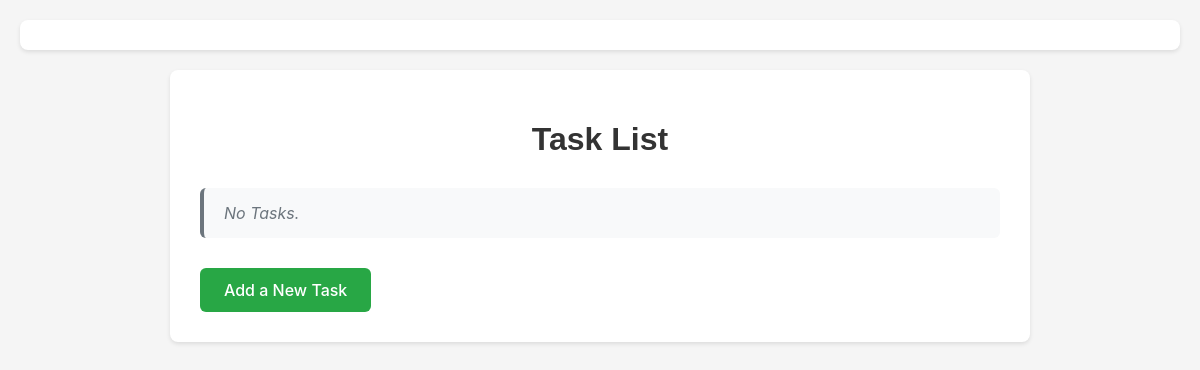
/tasks/, run on an earlier commit of the app's database.
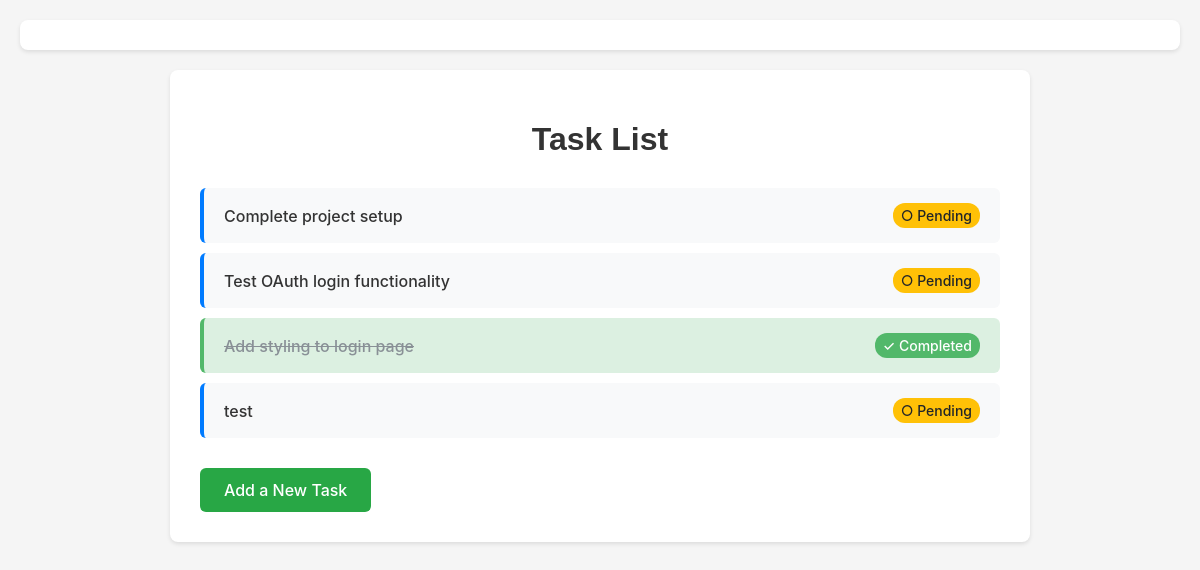
And on a later commit of the database.
### tasks/models.py (models this page shows, shortened)
class Task(models.Model):
    name = models.CharField(max_length=255, help_text="Enter the task name or description.")
    completed = models.BooleanField(default=False, help_text="Is the task completed?")
    created_at = models.DateTimeField(auto_now_add=True, help_text="The time when the task was created.")
    updated_at = models.DateTimeField(auto_now=True, help_text="The time when the task was last updated.")

### tasks/views.py (the view)
# urls.py: path("", views.index, name="index"),
def index(request):
    tasks = Task.objects.all()
    return render(request, "tasks/index.html", {
        "tasks": tasks  # Pass tasks to the template
    })

### tasks/templates/tasks/index.html
{% extends "tasks/layout.html" %}
{% block content %}
<h1>Task List</h1>
   <ul>
       {% for task in tasks %}
           <li class="{% if task.completed %}completed{% endif %}">
               <span class="task-name">{{ task.name }}</span>
               {% if task.completed %}
                   <span class="status completed">✓ Completed</span>
               {% else %}
                   <span class="status pending">○ Pending</span>
               {% endif %}
           </li>
       {% empty %}
           <li class="no-tasks">No Tasks.</li>
       {% endfor %}
   </ul>
   <a href="{% url 'tasks:add' %}">Add a New Task</a>
   {% endblock %}

### tasks/templates/tasks/layout.html (shortened to what this page needs)
{% load static %}
<!DOCTYPE html>
<html lang="en">
<head>
    <link rel="stylesheet" href="{% static 'tasks/styles.css' %}">
</head>
<body>
    <header>
    </header>
    <main>
        {% block content %}
        {% endblock %}
    </main>
</body>
</html>

### tasks/static/tasks/styles.css (style rules this page uses)
h1 { font-family: sans-serif; font-size: 60px; text-align: center; }
body { font-family: -apple-system, BlinkMacSystemFont, 'Segoe UI', Roboto, sans-serif; background-color: #f5f5f5; margin: 0; padding: 20px; }
header { background: white; padding: 15px 20px; border-radius: 8px; margin-bottom: 20px; box-shadow: 0 2px 4px rgba(0,0,0,0.1); }
main { max-width: 800px; margin: 0 auto; background: white; padding: 30px; border-radius: 8px; box-shadow: 0 2px 4px rgba(0,0,0,0.1); }
main h1 { color: #333; margin-bottom: 30px; font-size: 32px; }
main ul { list-style: none; padding: 0; margin-bottom: 30px; }
main li { background: #f8f9fa; margin-bottom: 10px; padding: 15px 20px; border-radius: 6px; border-left: 4px solid #007bff; transition: all 0.2s; display: flex; justify-content: space-between; align-items: center; }
main li.completed { background: #d4edda; border-left-color: #28a745; opacity: 0.8; }
main li.completed .task-name { text-decoration: line-through; color: #6c757d; }
main li .task-name { flex-grow: 1; font-weight: 500; color: #333; }
main li .status { font-size: 14px; font-weight: 500; padding: 4px 8px; border-radius: 12px; }
main li .status.completed { background: #28a745; color: white; }
main li .status.pending { background: #ffc107; color: #212529; }
main a { display: inline-block; background: #28a745; color: white; text-decoration: none; padding: 12px 24px; border-radius: 6px; font-weight: 500; transition: background 0.3s; }

What changed in the data, as far as the page shows it:
added Task: name "Complete project setup", completed "○ Pending"
added Task: name "Test OAuth login functionality", completed "○ Pending"
added Task: name "Add styling to login page", completed "✓ Completed"
added Task: name "test", completed "○ Pending"
Also different on the page:
text no longer shown: "No Tasks."
